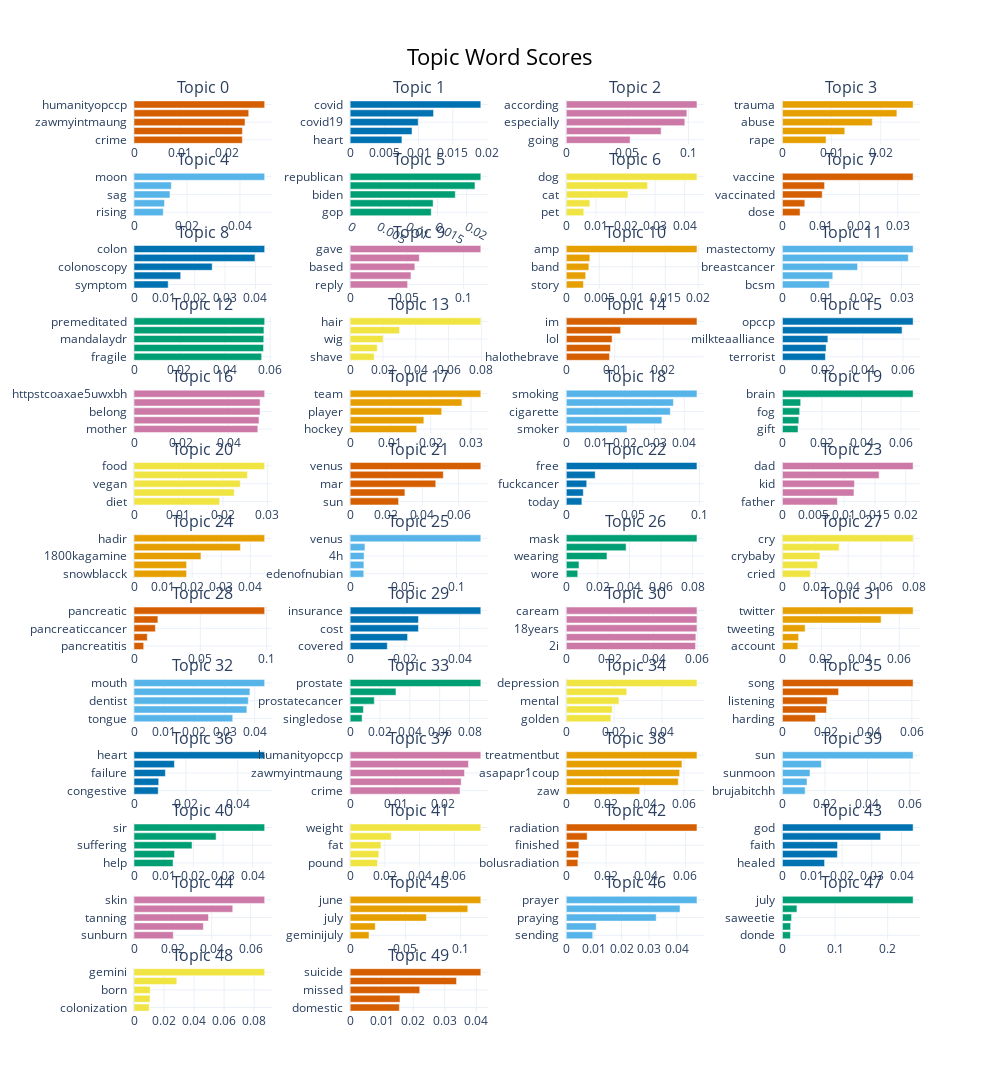

Notebook code cell kept with this figure:
### Code cell
word_vectors = KeyedVectors.load_word2vec_format('/labs/sarkerlab/srajwal/BC project/GoogleNews-vectors-negative300.bin', binary=True)
# Filter Tweets with negative sentiments
df_hugging = df[df['huggingface_sentiment'] == 'NEGATIVE']
df_hugging = df_hugging.reset_index(drop=True)
print(f"df shape with NEGATIVE sentiment value: {df_hugging.shape}")

# Filter posts that contain treatment side-effect / negative keywords
treatment_bc_negative_keywords = ["treatment","medication","medicine","med","tablets","side effect","reaction","drug","tamoxifen","chemo","mental","emotion",
                     "lump","pain","sleep","docetaxel","oncologist","doc" "stop"]  # Keywords based on literature review of Pub_med papers (reference in main article)
print("Starting similary function now")
# Function to find similar words in a text
# def find_similar_words(text, word_vectors, uncertainty_words, threshold=0.5):
def find_similar_words(index, text, word_vectors, uncertainty_words, threshold=0.5):
    similar_words = []
    unc_words = []
    # print(f"Processing row index: {index}",flush=True)  # Print the current row index
    for word in text.lower().split():
        if word in word_vectors:
            word_embedding = word_vectors[word]
            for unc_word in uncertainty_words:
                if unc_word in word_vectors:
                    unc_embedding = word_vectors[unc_word]
                    similarity = cosine_similarity([word_embedding], [unc_embedding])[0][0]
                    if similarity > threshold:
                        similar_words.append(word)
                        similar_words.append(unc_word)
                        break
    return similar_words

df_hugging['similar_uncertainty_words'] = [find_similar_words(idx, row['text'], word_vectors, treatment_bc_negative_keywords) for idx, row in df_hugging.iterrows()]
df_hugging.to_csv('/labs/sarkerlab/srajwal/BC project/roberta_prediction_1_only_with_sentiment_treatment_similar_words_hugging.csv', index=False)
df_hugging = df_hugging[df_hugging['similar_uncertainty_words'].str.len() > 0].copy()
print(f"df_hugging.shape: {df_hugging.shape}",flush=True)
self_reported_texts = df_hugging['text'].to_list()  # Extracting tweets of self reported BC with negative sentiments
topic_model = BERTopic(verbose=True)
topics, probs = topic_model.fit_transform(self_reported_texts)
topic_model.visualize_barchart(top_n_topics=50) # Visualize Topic Modelling Figure

### Figure 1 — Plotly figure (JSON) as saved in the notebook; plotly's stock layout.template omitted (floating-point values rounded to 4 significant figures)
{"data": [{"marker": {"color": "#D55E00"}, "orientation": "h", "type": "bar", "x": [0.02334, 0.02336, 0.02392, 0.02472, 0.02816], "xaxis": "x", "y": ["crime  ", "terrorist  ", "zawmyintmaung  ", "milkteaalliance  ", "humanityopccp  "], "yaxis": "y"}, {"marker": {"color": "#0072B2"}, "orientation": "h", "type": "bar", "x": [0.007571, 0.009042, 0.009948, 0.01219, 0.0191], "xaxis": "x2", "y": ["heart  ", "flu  ", "covid19  ", "death  ", "covid  "], "yaxis": "y2"}, {"marker": {"color": "#CC79A7"}, "orientation": "h", "type": "bar", "x": [0.05222, 0.07756, 0.09697, 0.09864, 0.1069], "xaxis": "x3", "y": ["going  ", "everything  ", "especially  ", "plan  ", "according  "], "yaxis": "y3"}, {"marker": {"color": "#E69F00"}, "orientation": "h", "type": "bar", "x": [0.008866, 0.01267, 0.01827, 0.02327, 0.02657], "xaxis": "x4", "y": ["rape  ", "sexual  ", "abuse  ", "survivor  ", "trauma  "], "yaxis": "y4"}, {"marker": {"color": "#56B4E9"}, "orientation": "h", "type": "bar", "x": [0.01105, 0.01152, 0.01359, 0.0141, 0.04934], "xaxis": "x5", "y": ["rising  ", "aries  ", "sag  ", "sun  ", "moon  "], "yaxis": "y5"}, {"marker": {"color": "#009E73"}, "orientation": "h", "type": "bar", "x": [0.01392, 0.01425, 0.01806, 0.02144, 0.02244], "xaxis": "x6", "y": ["gop  ", "democrat  ", "biden  ", "trump  ", "republican  "], "yaxis": "y6"}, {"marker": {"color": "#F0E442"}, "orientation": "h", "type": "bar", "x": [0.005898, 0.007959, 0.02082, 0.02746, 0.04415], "xaxis": "x7", "y": ["pet  ", "pup  ", "cat  ", "vet  ", "dog  "], "yaxis": "y7"}, {"marker": {"color": "#D55E00"}, "orientation": "h", "type": "bar", "x": [0.004584, 0.005818, 0.01034, 0.01096, 0.03399], "xaxis": "x8", "y": ["dose  ", "shot  ", "vaccinated  ", "vaccination  ", "vaccine  "], "yaxis": "y8"}, {"marker": {"color": "#0072B2"}, "orientation": "h", "type": "bar", "x": [0.01127, 0.01539, 0.02576, 0.03985, 0.04305], "xaxis": "x9", "y": ["symptom  ", "colorectal  ", "colonoscopy  ", "bowel  ", "colon  "], "yaxis": "y9"}, {"marker": {"color": "#CC79A7"}, "orientation": "h", "type": "bar", "x": [0.05067, 0.0536, 0.05702, 0.06094, 0.1152], "xaxis": "x10", "y": ["reply  ", "singleim  ", "based  ", "profile  ", "gave  "], "yaxis": "y10"}, {"marker": {"color": "#E69F00"}, "orientation": "h", "type": "bar", "x": [0.002598, 0.002943, 0.003419, 0.003565, 0.01981], "xaxis": "x11", "y": ["story  ", "dream  ", "band  ", "dmx  ", "amp  "], "yaxis": "y11"}, {"marker": {"color": "#56B4E9"}, "orientation": "h", "type": "bar", "x": [0.01182, 0.01268, 0.01892, 0.0317, 0.03291], "xaxis": "x12", "y": ["bcsm  ", "boob  ", "breastcancer  ", "breast  ", "mastectomy  "], "yaxis": "y12"}, {"marker": {"color": "#009E73"}, "orientation": "h", "type": "bar", "x": [0.05623, 0.05707, 0.05716, 0.05724, 0.05757], "xaxis": "x13", "y": ["fragile  ", "sued  ", "mandalaydr  ", "soonwhatshappeninginmyanmar  ", "premeditated  "], "yaxis": "y13"}, {"marker": {"color": "#F0E442"}, "orientation": "h", "type": "bar", "x": [0.01464, 0.01651, 0.02012, 0.03011, 0.07962], "xaxis": "x14", "y": ["shave  ", "shaved  ", "wig  ", "bald  ", "hair  "], "yaxis": "y14"}, {"marker": {"color": "#D55E00"}, "orientation": "h", "type": "bar", "x": [0.008915, 0.009132, 0.009446, 0.01121, 0.02695], "xaxis": "x15", "y": ["halothebrave  ", "hello  ", "lol  ", "hey  ", "im  "], "yaxis": "y15"}, {"marker": {"color": "#0072B2"}, "orientation": "h", "type": "bar", "x": [0.02141, 0.02175, 0.02263, 0.05957, 0.06508], "xaxis": "x16", "y": ["terrorist  ", "zawmyintmaung  ", "milkteaalliance  ", "humanity  ", "opccp  "], "yaxis": "y16"}, {"marker": {"color": "#CC79A7"}, "orientation": "h", "type": "bar", "x": [0.0524, 0.05289, 0.05334, 0.05334, 0.0553], "xaxis": "x17", "y": ["mother  ", "buried  ", "belong  ", "unemployed  ", "httpstcoaxae5uwxbh  "], "yaxis": "y17"}, {"marker": {"color": "#E69F00"}, "orientation": "h", "type": "bar", "x": [0.01651, 0.01828, 0.02271, 0.02773, 0.03242], "xaxis": "x18", "y": ["hockey  ", "room  ", "player  ", "locker  ", "team  "], "yaxis": "y18"}, {"marker": {"color": "#56B4E9"}, "orientation": "h", "type": "bar", "x": [0.02059, 0.03241, 0.03527, 0.03633, 0.04431], "xaxis": "x19", "y": ["smoker  ", "quit  ", "cigarette  ", "smoke  ", "smoking  "], "yaxis": "y19"}, {"marker": {"color": "#009E73"}, "orientation": "h", "type": "bar", "x": [0.007881, 0.008297, 0.008728, 0.009226, 0.06611], "xaxis": "x20", "y": ["gift  ", "tumor  ", "fog  ", "memory  ", "brain  "], "yaxis": "y20"}, {"marker": {"color": "#F0E442"}, "orientation": "h", "type": "bar", "x": [0.01928, 0.02256, 0.02392, 0.02552, 0.0294], "xaxis": "x21", "y": ["diet  ", "eat  ", "vegan  ", "meat  ", "food  "], "yaxis": "y21"}, {"marker": {"color": "#D55E00"}, "orientation": "h", "type": "bar", "x": [0.02681, 0.03031, 0.0474, 0.05158, 0.07234], "xaxis": "x22", "y": ["sun  ", "gemini  ", "mar  ", "mercury  ", "venus  "], "yaxis": "y22"}, {"marker": {"color": "#0072B2"}, "orientation": "h", "type": "bar", "x": [0.0117, 0.01276, 0.01535, 0.02171, 0.09815], "xaxis": "x23", "y": ["today  ", "year  ", "fuckcancer  ", "officially  ", "free  "], "yaxis": "y23"}, {"marker": {"color": "#CC79A7"}, "orientation": "h", "type": "bar", "x": [0.008912, 0.0116, 0.01168, 0.01567, 0.02119], "xaxis": "x24", "y": ["father  ", "child  ", "kid  ", "kfile  ", "dad  "], "yaxis": "y24"}, {"marker": {"color": "#E69F00"}, "orientation": "h", "type": "bar", "x": [0.01808, 0.01808, 0.02302, 0.03661, 0.04494], "xaxis": "x25", "y": ["snowblacck  ", "detailspellman  ", "1800kagamine  ", "91perfectst  ", "hadir  "], "yaxis": "y25"}, {"marker": {"color": "#56B4E9"}, "orientation": "h", "type": "bar", "x": [0.01283, 0.01292, 0.0131, 0.01392, 0.1229], "xaxis": "x26", "y": ["edenofnubian  ", "supermoongirl9  ", "4h  ", "8h  ", "venus  "], "yaxis": "y26"}, {"marker": {"color": "#009E73"}, "orientation": "h", "type": "bar", "x": [0.007257, 0.00803, 0.02575, 0.03785, 0.08272], "xaxis": "x27", "y": ["wore  ", "vaccinated  ", "wearing  ", "wear  ", "mask  "], "yaxis": "y27"}, {"marker": {"color": "#F0E442"}, "orientation": "h", "type": "bar", "x": [0.01706, 0.02141, 0.02284, 0.03454, 0.07954], "xaxis": "x28", "y": ["cried  ", "emotion  ", "crybaby  ", "emotional  ", "cry  "], "yaxis": "y28"}, {"marker": {"color": "#D55E00"}, "orientation": "h", "type": "bar", "x": [0.007294, 0.01002, 0.01614, 0.01802, 0.09852], "xaxis": "x29", "y": ["pancreatitis  ", "whipple  ", "pancreaticcancer  ", "pancreas  ", "pancreatic  "], "yaxis": "y29"}, {"marker": {"color": "#0072B2"}, "orientation": "h", "type": "bar", "x": [0.01356, 0.02097, 0.02496, 0.02496, 0.04772], "xaxis": "x30", "y": ["covered  ", "pay  ", "cost  ", "bill  ", "insurance  "], "yaxis": "y30"}, {"marker": {"color": "#CC79A7"}, "orientation": "h", "type": "bar", "x": [0.05927, 0.05942, 0.05993, 0.05993, 0.05993], "xaxis": "x31", "y": ["2i  ", "onmy  ", "18years  ", "cancerstage  ", "caream  "], "yaxis": "y31"}, {"marker": {"color": "#E69F00"}, "orientation": "h", "type": "bar", "x": [0.007917, 0.008308, 0.01165, 0.05068, 0.06713], "xaxis": "x32", "y": ["account  ", "deleting  ", "tweeting  ", "tweet  ", "twitter  "], "yaxis": "y32"}, {"marker": {"color": "#56B4E9"}, "orientation": "h", "type": "bar", "x": [0.03272, 0.03741, 0.03787, 0.03841, 0.0433], "xaxis": "x33", "y": ["tongue  ", "oral  ", "dentist  ", "teeth  ", "mouth  "], "yaxis": "y33"}, {"marker": {"color": "#009E73"}, "orientation": "h", "type": "bar", "x": [0.00801, 0.008878, 0.01617, 0.03071, 0.08758], "xaxis": "x34", "y": ["singledose  ", "amyjenson95  ", "prostatecancer  ", "psa  ", "prostate  "], "yaxis": "y34"}, {"marker": {"color": "#F0E442"}, "orientation": "h", "type": "bar", "x": [0.01866, 0.01923, 0.02202, 0.02525, 0.05462], "xaxis": "x35", "y": ["golden  ", "penis  ", "mental  ", "adhd  ", "depression  "], "yaxis": "y35"}, {"marker": {"color": "#D55E00"}, "orientation": "h", "type": "bar", "x": [0.01533, 0.02041, 0.02081, 0.02604, 0.0606], "xaxis": "x36", "y": ["harding  ", "music  ", "listening  ", "album  ", "song  "], "yaxis": "y36"}, {"marker": {"color": "#0072B2"}, "orientation": "h", "type": "bar", "x": [0.00934, 0.009528, 0.0121, 0.01557, 0.05036], "xaxis": "x37", "y": ["congestive  ", "httpstcoaxzihcdwn6  ", "failure  ", "attack  ", "heart  "], "yaxis": "y37"}, {"marker": {"color": "#CC79A7"}, "orientation": "h", "type": "bar", "x": [0.02373, 0.02397, 0.02469, 0.02554, 0.02821], "xaxis": "x38", "y": ["crime  ", "terrorist  ", "zawmyintmaung  ", "milkteaalliance  ", "humanityopccp  "], "yaxis": "y38"}, {"marker": {"color": "#E69F00"}, "orientation": "h", "type": "bar", "x": [0.03745, 0.05708, 0.05779, 0.05895, 0.06662], "xaxis": "x39", "y": ["zaw  ", "anticancer  ", "asapapr1coup  ", "maunghe  ", "treatmentbut  "], "yaxis": "y39"}, {"marker": {"color": "#56B4E9"}, "orientation": "h", "type": "bar", "x": [0.01068, 0.01155, 0.01297, 0.0183, 0.0615], "xaxis": "x40", "y": ["brujabitchh  ", "rising  ", "sunmoon  ", "sag  ", "sun  "], "yaxis": "y40"}, {"marker": {"color": "#009E73"}, "orientation": "h", "type": "bar", "x": [0.01315, 0.01365, 0.01956, 0.02767, 0.04405], "xaxis": "x41", "y": ["help  ", "dear  ", "suffering  ", "sonusood  ", "sir  "], "yaxis": "y41"}, {"marker": {"color": "#F0E442"}, "orientation": "h", "type": "bar", "x": [0.01576, 0.01653, 0.01775, 0.02371, 0.07529], "xaxis": "x42", "y": ["pound  ", "gained  ", "fat  ", "gain  ", "weight  "], "yaxis": "y42"}, {"marker": {"color": "#D55E00"}, "orientation": "h", "type": "bar", "x": [0.005824, 0.00619, 0.006365, 0.0105, 0.06578], "xaxis": "x43", "y": ["bolusradiation  ", "spin  ", "finished  ", "chemo  ", "radiation  "], "yaxis": "y43"}, {"marker": {"color": "#0072B2"}, "orientation": "h", "type": "bar", "x": [0.01415, 0.01845, 0.01851, 0.03298, 0.04389], "xaxis": "x44", "y": ["healed  ", "christian  ", "faith  ", "jesus  ", "god  "], "yaxis": "y44"}, {"marker": {"color": "#CC79A7"}, "orientation": "h", "type": "bar", "x": [0.0202, 0.0357, 0.03832, 0.05081, 0.06724], "xaxis": "x45", "y": ["sunburn  ", "tan  ", "tanning  ", "sunscreen  ", "skin  "], "yaxis": "y45"}, {"marker": {"color": "#E69F00"}, "orientation": "h", "type": "bar", "x": [0.01709, 0.02273, 0.06905, 0.1065, 0.1183], "xaxis": "x46", "y": ["geminijuly  ", "haechan  ", "july  ", "gemini  ", "june  "], "yaxis": "y46"}, {"marker": {"color": "#56B4E9"}, "orientation": "h", "type": "bar", "x": [0.009566, 0.01086, 0.03257, 0.0412, 0.04735], "xaxis": "x47", "y": ["sending  ", "god  ", "praying  ", "pray  ", "prayer  "], "yaxis": "y47"}, {"marker": {"color": "#009E73"}, "orientation": "h", "type": "bar", "x": [0.01517, 0.01557, 0.01734, 0.02754, 0.2483], "xaxis": "x48", "y": ["donde  ", "patience  ", "saweetie  ", "phoenixmando  ", "july  "], "yaxis": "y48"}, {"marker": {"color": "#F0E442"}, "orientation": "h", "type": "bar", "x": [0.01009, 0.01066, 0.01081, 0.02851, 0.08702], "xaxis": "x49", "y": ["colonization  ", "age  ", "born  ", "cusp  ", "gemini  "], "yaxis": "y49"}, {"marker": {"color": "#D55E00"}, "orientation": "h", "type": "bar", "x": [0.01561, 0.01581, 0.02208, 0.03374, 0.04144], "xaxis": "x50", "y": ["domestic  ", "mental  ", "missed  ", "lockdown  ", "suicide  "], "yaxis": "y50"}], "layout": {"annotations": [{"font": {"size": 16}, "showarrow": false, "text": "Topic 0", "x": 0.0875, "xanchor": "center", "xref": "paper", "y": 1.0, "yanchor": "bottom", "yref": "paper"}, {"font": {"size": 16}, "showarrow": false, "text": "Topic 1", "x": 0.3625, "xanchor": "center", "xref": "paper", "y": 1.0, "yanchor": "bottom", "yref": "paper"}, {"font": {"size": 16}, "showarrow": false, "text": "Topic 2", "x": 0.6375, "xanchor": "center", "xref": "paper", "y": 1.0, "yanchor": "bottom", "yref": "paper"}, {"font": {"size": 16}, "showarrow": false, "text": "Topic 3", "x": 0.9125, "xanchor": "center", "xref": "paper", "y": 1.0, "yanchor": "bottom", "yref": "paper"}, {"font": {"size": 16}, "showarrow": false, "text": "Topic 4", "x": 0.0875, "xanchor": "center", "xref": "paper", "y": 0.9207, "yanchor": "bottom", "yref": "paper"}, {"font": {"size": 16}, "showarrow": false, "text": "Topic 5", "x": 0.3625, "xanchor": "center", "xref": "paper", "y": 0.9207, "yanchor": "bottom", "yref": "paper"}, {"font": {"size": 16}, "showarrow": false, "text": "Topic 6", "x": 0.6375, "xanchor": "center", "xref": "paper", "y": 0.9207, "yanchor": "bottom", "yref": "paper"}, {"font": {"size": 16}, "showarrow": false, "text": "Topic 7", "x": 0.9125, "xanchor": "center", "xref": "paper", "y": 0.9207, "yanchor": "bottom", "yref": "paper"}, {"font": {"size": 16}, "showarrow": false, "text": "Topic 8", "x": 0.0875, "xanchor": "center", "xref": "paper", "y": 0.8414, "yanchor": "bottom", "yref": "paper"}, {"font": {"size": 16}, "showarrow": false, "text": "Topic 9", "x": 0.3625, "xanchor": "center", "xref": "paper", "y": 0.8414, "yanchor": "bottom", "yref": "paper"}, {"font": {"size": 16}, "showarrow": false, "text": "Topic 10", "x": 0.6375, "xanchor": "center", "xref": "paper", "y": 0.8414, "yanchor": "bottom", "yref": "paper"}, {"font": {"size": 16}, "showarrow": false, "text": "Topic 11", "x": 0.9125, "xanchor": "center", "xref": "paper", "y": 0.8414, "yanchor": "bottom", "yref": "paper"}, {"font": {"size": 16}, "showarrow": false, "text": "Topic 12", "x": 0.0875, "xanchor": "center", "xref": "paper", "y": 0.7621, "yanchor": "bottom", "yref": "paper"}, {"font": {"size": 16}, "showarrow": false, "text": "Topic 13", "x": 0.3625, "xanchor": "center", "xref": "paper", "y": 0.7621, "yanchor": "bottom", "yref": "paper"}, {"font": {"size": 16}, "showarrow": false, "text": "Topic 14", "x": 0.6375, "xanchor": "center", "xref": "paper", "y": 0.7621, "yanchor": "bottom", "yref": "paper"}, {"font": {"size": 16}, "showarrow": false, "text": "Topic 15", "x": 0.9125, "xanchor": "center", "xref": "paper", "y": 0.7621, "yanchor": "bottom", "yref": "paper"}, {"font": {"size": 16}, "showarrow": false, "text": "Topic 16", "x": 0.0875, "xanchor": "center", "xref": "paper", "y": 0.6828, "yanchor": "bottom", "yref": "paper"}, {"font": {"size": 16}, "showarrow": false, "text": "Topic 17", "x": 0.3625, "xanchor": "center", "xref": "paper", "y": 0.6828, "yanchor": "bottom", "yref": "paper"}, {"font": {"size": 16}, "showarrow": false, "text": "Topic 18", "x": 0.6375, "xanchor": "center", "xref": "paper", "y": 0.6828, "yanchor": "bottom", "yref": "paper"}, {"font": {"size": 16}, "showarrow": false, "text": "Topic 19", "x": 0.9125, "xanchor": "center", "xref": "paper", "y": 0.6828, "yanchor": "bottom", "yref": "paper"}, {"font": {"size": 16}, "showarrow": false, "text": "Topic 20", "x": 0.0875, "xanchor": "center", "xref": "paper", "y": 0.6036, "yanchor": "bottom", "yref": "paper"}, {"font": {"size": 16}, "showarrow": false, "text": "Topic 21", "x": 0.3625, "xanchor": "center", "xref": "paper", "y": 0.6036, "yanchor": "bottom", "yref": "paper"}, {"font": {"size": 16}, "showarrow": false, "text": "Topic 22", "x": 0.6375, "xanchor": "center", "xref": "paper", "y": 0.6036, "yanchor": "bottom", "yref": "paper"}, {"font": {"size": 16}, "showarrow": false, "text": "Topic 23", "x": 0.9125, "xanchor": "center", "xref": "paper", "y": 0.6036, "yanchor": "bottom", "yref": "paper"}, {"font": {"size": 16}, "showarrow": false, "text": "Topic 24", "x": 0.0875, "xanchor": "center", "xref": "paper", "y": 0.5243, "yanchor": "bottom", "yref": "paper"}, {"font": {"size": 16}, "showarrow": false, "text": "Topic 25", "x": 0.3625, "xanchor": "center", "xref": "paper", "y": 0.5243, "yanchor": "bottom", "yref": "paper"}, {"font": {"size": 16}, "showarrow": false, "text": "Topic 26", "x": 0.6375, "xanchor": "center", "xref": "paper", "y": 0.5243, "yanchor": "bottom", "yref": "paper"}, {"font": {"size": 16}, "showarrow": false, "text": "Topic 27", "x": 0.9125, "xanchor": "center", "xref": "paper", "y": 0.5243, "yanchor": "bottom", "yref": "paper"}, {"font": {"size": 16}, "showarrow": false, "text": "Topic 28", "x": 0.0875, "xanchor": "center", "xref": "paper", "y": 0.445, "yanchor": "bottom", "yref": "paper"}, {"font": {"size": 16}, "showarrow": false, "text": "Topic 29", "x": 0.3625, "xanchor": "center", "xref": "paper", "y": 0.445, "yanchor": "bottom", "yref": "paper"}, {"font": {"size": 16}, "showarrow": false, "text": "Topic 30", "x": 0.6375, "xanchor": "center", "xref": "paper", "y": 0.445, "yanchor": "bottom", "yref": "paper"}, {"font": {"size": 16}, "showarrow": false, "text": "Topic 31", "x": 0.9125, "xanchor": "center", "xref": "paper", "y": 0.445, "yanchor": "bottom", "yref": "paper"}, {"font": {"size": 16}, "showarrow": false, "text": "Topic 32", "x": 0.0875, "xanchor": "center", "xref": "paper", "y": 0.3657, "yanchor": "bottom", "yref": "paper"}, {"font": {"size": 16}, "showarrow": false, "text": "Topic 33", "x": 0.3625, "xanchor": "center", "xref": "paper", "y": 0.3657, "yanchor": "bottom", "yref": "paper"}, {"font": {"size": 16}, "showarrow": false, "text": "Topic 34", "x": 0.6375, "xanchor": "center", "xref": "paper", "y": 0.3657, "yanchor": "bottom", "yref": "paper"}, {"font": {"size": 16}, "showarrow": false, "text": "Topic 35", "x": 0.9125, "xanchor": "center", "xref": "paper", "y": 0.3657, "yanchor": "bottom", "yref": "paper"}, {"font": {"size": 16}, "showarrow": false, "text": "Topic 36", "x": 0.0875, "xanchor": "center", "xref": "paper", "y": 0.2864, "yanchor": "bottom", "yref": "paper"}, {"font": {"size": 16}, "showarrow": false, "text": "Topic 37", "x": 0.3625, "xanchor": "center", "xref": "paper", "y": 0.2864, "yanchor": "bottom", "yref": "paper"}, {"font": {"size": 16}, "showarrow": false, "text": "Topic 38", "x": 0.6375, "xanchor": "center", "xref": "paper", "y": 0.2864, "yanchor": "bottom", "yref": "paper"}, {"font": {"size": 16}, "showarrow": false, "text": "Topic 39", "x": 0.9125, "xanchor": "center", "xref": "paper", "y": 0.2864, "yanchor": "bottom", "yref": "paper"}, {"font": {"size": 16}, "showarrow": false, "text": "Topic 40", "x": 0.0875, "xanchor": "center", "xref": "paper", "y": 0.2071, "yanchor": "bottom", "yref": "paper"}, {"font": {"size": 16}, "showarrow": false, "text": "Topic 41", "x": 0.3625, "xanchor": "center", "xref": "paper", "y": 0.2071, "yanchor": "bottom", "yref": "paper"}, {"font": {"size": 16}, "showarrow": false, "text": "Topic 42", "x": 0.6375, "xanchor": "center", "xref": "paper", "y": 0.2071, "yanchor": "bottom", "yref": "paper"}, {"font": {"size": 16}, "showarrow": false, "text": "Topic 43", "x": 0.9125, "xanchor": "center", "xref": "paper", "y": 0.2071, "yanchor": "bottom", "yref": "paper"}, {"font": {"size": 16}, "showarrow": false, "text": "Topic 44", "x": 0.0875, "xanchor": "center", "xref": "paper", "y": 0.1278, "yanchor": "bottom", "yref": "paper"}, {"font": {"size": 16}, "showarrow": false, "text": "Topic 45", "x": 0.3625, "xanchor": "center", "xref": "paper", "y": 0.1278, "yanchor": "bottom", "yref": "paper"}, {"font": {"size": 16}, "showarrow": false, "text": "Topic 46", "x": 0.6375, "xanchor": "center", "xref": "paper", "y": 0.1278, "yanchor": "bottom", "yref": "paper"}, {"font": {"size": 16}, "showarrow": false, "text": "Topic 47", "x": 0.9125, "xanchor": "center", "xref": "paper", "y": 0.1278, "yanchor": "bottom", "yref": "paper"}, {"font": {"size": 16}, "showarrow": false, "text": "Topic 48", "x": 0.0875, "xanchor": "center", "xref": "paper", "y": 0.04852, "yanchor": "bottom", "yref": "paper"}, {"font": {"size": 16}, "showarrow": false, "text": "Topic 49", "x": 0.3625, "xanchor": "center", "xref": "paper", "y": 0.04852, "yanchor": "bottom", "yref": "paper"}], "height": 3250, "hoverlabel": {"bgcolor": "white", "font": {"family": "Rockwell", "size": 16}}, "showlegend": false, "title": {"font": {"color": "Black", "size": 22}, "text": "Topic Word Scores", "x": 0.5, "xanchor": "center", "yanchor": "top"}, "width": 1000, "xaxis": {"anchor": "y", "autorange": true, "domain": [0, 0.175], "range": [0, 0.02964], "showgrid": true, "type": "linear"}, "xaxis10": {"anchor": "y10", "autorange": true, "domain": [0.275, 0.45], "range": [0, 0.1212], "showgrid": true, "type": "linear"}, "xaxis11": {"anchor": "y11", "autorange": true, "domain": [0.55, 0.725], "range": [0, 0.02085], "showgrid": true, "type": "linear"}, "xaxis12": {"anchor": "y12", "autorange": true, "domain": [0.825, 1], "range": [0, 0.03465], "showgrid": true, "type": "linear"}, "xaxis13": {"anchor": "y13", "autorange": true, "domain": [0, 0.175], "range": [0, 0.0606], "showgrid": true, "type": "linear"}, "xaxis14": {"anchor": "y14", "autorange": true, "domain": [0.275, 0.45], "range": [0, 0.08381], "showgrid": true, "type": "linear"}, "xaxis15": {"anchor": "y15", "autorange": true, "domain": [0.55, 0.725], "range": [0, 0.02837], "showgrid": true, "type": "linear"}, "xaxis16": {"anchor": "y16", "autorange": true, "domain": [0.825, 1], "range": [0, 0.06851], "showgrid": true, "type": "linear"}, "xaxis17": {"anchor": "y17", "autorange": true, "domain": [0, 0.175], "range": [0, 0.05821], "showgrid": true, "type": "linear"}, "xaxis18": {"anchor": "y18", "autorange": true, "domain": [0.275, 0.45], "range": [0, 0.03413], "showgrid": true, "type": "linear"}, "xaxis19": {"anchor": "y19", "autorange": true, "domain": [0.55, 0.725], "range": [0, 0.04665], "showgrid": true, "type": "linear"}, "xaxis2": {"anchor": "y2", "autorange": true, "domain": [0.275, 0.45], "range": [0, 0.02011], "showgrid": true, "type": "linear"}, "xaxis20": {"anchor": "y20", "autorange": true, "domain": [0.825, 1], "range": [0, 0.06959], "showgrid": true, "type": "linear"}, "xaxis21": {"anchor": "y21", "autorange": true, "domain": [0, 0.175], "range": [0, 0.03095], "showgrid": true, "type": "linear"}, "xaxis22": {"anchor": "y22", "autorange": true, "domain": [0.275, 0.45], "range": [0, 0.07615], "showgrid": true, "type": "linear"}, "xaxis23": {"anchor": "y23", "autorange": true, "domain": [0.55, 0.725], "range": [0, 0.1033], "showgrid": true, "type": "linear"}, "xaxis24": {"anchor": "y24", "autorange": true, "domain": [0.825, 1], "range": [0, 0.02231], "showgrid": true, "type": "linear"}, "xaxis25": {"anchor": "y25", "autorange": true, "domain": [0, 0.175], "range": [0, 0.0473], "showgrid": true, "type": "linear"}, "xaxis26": {"anchor": "y26", "autorange": true, "domain": [0.275, 0.45], "range": [0, 0.1294], "showgrid": true, "type": "linear"}, "xaxis27": {"anchor": "y27", "autorange": true, "domain": [0.55, 0.725], "range": [0, 0.08707], "showgrid": true, "type": "linear"}, "xaxis28": {"anchor": "y28", "autorange": true, "domain": [0.825, 1], "range": [0, 0.08373], "showgrid": true, "type": "linear"}, "xaxis29": {"anchor": "y29", "autorange": true, "domain": [0, 0.175], "range": [0, 0.1037], "showgrid": true, "type": "linear"}, "xaxis3": {"anchor": "y3", "autorange": true, "domain": [0.55, 0.725], "range": [0, 0.1125], "showgrid": true, "type": "linear"}, "xaxis30": {"anchor": "y30", "autorange": true, "domain": [0.275, 0.45], "range": [0, 0.05024], "showgrid": true, "type": "linear"}, "xaxis31": {"anchor": "y31", "autorange": true, "domain": [0.55, 0.725], "range": [0, 0.06308], "showgrid": true, "type": "linear"}, "xaxis32": {"anchor": "y32", "autorange": true, "domain": [0.825, 1], "range": [0, 0.07066], "showgrid": true, "type": "linear"}, "xaxis33": {"anchor": "y33", "autorange": true, "domain": [0, 0.175], "range": [0, 0.04558], "showgrid": true, "type": "linear"}, "xaxis34": {"anchor": "y34", "autorange": true, "domain": [0.275, 0.45], "range": [0, 0.09219], "showgrid": true, "type": "linear"}, "xaxis35": {"anchor": "y35", "autorange": true, "domain": [0.55, 0.725], "range": [0, 0.0575], "showgrid": true, "type": "linear"}, "xaxis36": {"anchor": "y36", "autorange": true, "domain": [0.825, 1], "range": [0, 0.06379], "showgrid": true, "type": "linear"}, "xaxis37": {"anchor": "y37", "autorange": true, "domain": [0, 0.175], "range": [0, 0.05301], "showgrid": true, "type": "linear"}, "xaxis38": {"anchor": "y38", "autorange": true, "domain": [0.275, 0.45], "range": [0, 0.02969], "showgrid": true, "type": "linear"}, "xaxis39": {"anchor": "y39", "autorange": true, "domain": [0.55, 0.725], "range": [0, 0.07012], "showgrid": true, "type": "linear"}, "xaxis4": {"anchor": "y4", "autorange": true, "domain": [0.825, 1], "range": [0, 0.02797], "showgrid": true, "type": "linear"}, "xaxis40": {"anchor": "y40", "autorange": true, "domain": [0.825, 1], "range": [0, 0.06474], "showgrid": true, "type": "linear"}, "xaxis41": {"anchor": "y41", "autorange": true, "domain": [0, 0.175], "range": [0, 0.04637], "showgrid": true, "type": "linear"}, "xaxis42": {"anchor": "y42", "autorange": true, "domain": [0.275, 0.45], "range": [0, 0.07926], "showgrid": true, "type": "linear"}, "xaxis43": {"anchor": "y43", "autorange": true, "domain": [0.55, 0.725], "range": [0, 0.06924], "showgrid": true, "type": "linear"}, "xaxis44": {"anchor": "y44", "autorange": true, "domain": [0.825, 1], "range": [0, 0.0462], "showgrid": true, "type": "linear"}, "xaxis45": {"anchor": "y45", "autorange": true, "domain": [0, 0.175], "range": [0, 0.07078], "showgrid": true, "type": "linear"}, "xaxis46": {"anchor": "y46", "autorange": true, "domain": [0.275, 0.45], "range": [0, 0.1245], "showgrid": true, "type": "linear"}, "xaxis47": {"anchor": "y47", "autorange": true, "domain": [0.55, 0.725], "range": [0, 0.04984], "showgrid": true, "type": "linear"}, "xaxis48": {"anchor": "y48", "autorange": true, "domain": [0.825, 1], "range": [0, 0.2614], "showgrid": true, "type": "linear"}, "xaxis49": {"anchor": "y49", "autorange": true, "domain": [0, 0.175], "range": [0, 0.0916], "showgrid": true, "type": "linear"}, "xaxis5": {"anchor": "y5", "autorange": true, "domain": [0, 0.175], "range": [0, 0.05194], "showgrid": true, "type": "linear"}, "xaxis50": {"anchor": "y50", "autorange": true, "domain": [0.275, 0.45], "range": [0, 0.04362], "showgrid": true, "type": "linear"}, "xaxis51": {"anchor": "y51", "domain": [0.55, 0.725], "showgrid": true}, "xaxis52": {"anchor": "y52", "domain": [0.825, 1], "showgrid": true}, "xaxis6": {"anchor": "y6", "autorange": true, "domain": [0.275, 0.45], "range": [0, 0.02362], "showgrid": true, "type": "linear"}, "xaxis7": {"anchor": "y7", "autorange": true, "domain": [0.55, 0.725], "range": [0, 0.04647], "showgrid": true, "type": "linear"}, "xaxis8": {"anchor": "y8", "autorange": true, "domain": [0.825, 1], "range": [0, 0.03578], "showgrid": true, "type": "linear"}, "xaxis9": {"anchor": "y9", "autorange": true, "domain": [0, 0.175], "range": [0, 0.04532], "showgrid": true, "type": "linear"}, "yaxis": {"anchor": "x", "autorange": true, "domain": [0.9515, 1.0], "range": [-0.5, 4.5], "showgrid": true, "type": "category"}, "yaxis10": {"anchor": "x10", "autorange": true, "domain": [0.7929, 0.8414], "range": [-0.5, 4.5], "showgrid": true, "type": "category"}, "yaxis11": {"anchor": "x11", "autorange": true, "domain": [0.7929, 0.8414], "range": [-0.5, 4.5], "showgrid": true, "type": "category"}, "yaxis12": {"anchor": "x12", "autorange": true, "domain": [0.7929, 0.8414], "range": [-0.5, 4.5], "showgrid": true, "type": "category"}, "yaxis13": {"anchor": "x13", "autorange": true, "domain": [0.7136, 0.7621], "range": [-0.5, 4.5], "showgrid": true, "type": "category"}, "yaxis14": {"anchor": "x14", "autorange": true, "domain": [0.7136, 0.7621], "range": [-0.5, 4.5], "showgrid": true, "type": "category"}, "yaxis15": {"anchor": "x15", "autorange": true, "domain": [0.7136, 0.7621], "range": [-0.5, 4.5], "showgrid": true, "type": "category"}, "yaxis16": {"anchor": "x16", "autorange": true, "domain": [0.7136, 0.7621], "range": [-0.5, 4.5], "showgrid": true, "type": "category"}, "yaxis17": {"anchor": "x17", "autorange": true, "domain": [0.6343, 0.6828], "range": [-0.5, 4.5], "showgrid": true, "type": "category"}, "yaxis18": {"anchor": "x18", "autorange": true, "domain": [0.6343, 0.6828], "range": [-0.5, 4.5], "showgrid": true, "type": "category"}, "yaxis19": {"anchor": "x19", "autorange": true, "domain": [0.6343, 0.6828], "range": [-0.5, 4.5], "showgrid": true, "type": "category"}, "yaxis2": {"anchor": "x2", "autorange": true, "domain": [0.9515, 1.0], "range": [-0.5, 4.5], "showgrid": true, "type": "category"}, "yaxis20": {"anchor": "x20", "autorange": true, "domain": [0.6343, 0.6828], "range": [-0.5, 4.5], "showgrid": true, "type": "category"}, "yaxis21": {"anchor": "x21", "autorange": true, "domain": [0.555, 0.6036], "range": [-0.5, 4.5], "showgrid": true, "type": "category"}, "yaxis22": {"anchor": "x22", "autorange": true, "domain": [0.555, 0.6036], "range": [-0.5, 4.5], "showgrid": true, "type": "category"}, "yaxis23": {"anchor": "x23", "autorange": true, "domain": [0.555, 0.6036], "range": [-0.5, 4.5], "showgrid": true, "type": "category"}, "yaxis24": {"anchor": "x24", "autorange": true, "domain": [0.555, 0.6036], "range": [-0.5, 4.5], "showgrid": true, "type": "category"}, "yaxis25": {"anchor": "x25", "autorange": true, "domain": [0.4757, 0.5243], "range": [-0.5, 4.5], "showgrid": true, "type": "category"}, "yaxis26": {"anchor": "x26", "autorange": true, "domain": [0.4757, 0.5243], "range": [-0.5, 4.5], "showgrid": true, "type": "category"}, "yaxis27": {"anchor": "x27", "autorange": true, "domain": [0.4757, 0.5243], "range": [-0.5, 4.5], "showgrid": true, "type": "category"}, "yaxis28": {"anchor": "x28", "autorange": true, "domain": [0.4757, 0.5243], "range": [-0.5, 4.5], "showgrid": true, "type": "category"}, "yaxis29": {"anchor": "x29", "autorange": true, "domain": [0.3964, 0.445], "range": [-0.5, 4.5], "showgrid": true, "type": "category"}, "yaxis3": {"anchor": "x3", "autorange": true, "domain": [0.9515, 1.0], "range": [-0.5, 4.5], "showgrid": true, "type": "category"}, "yaxis30": {"anchor": "x30", "autorange": true, "domain": [0.3964, 0.445], "range": [-0.5, 4.5], "showgrid": true, "type": "category"}, "yaxis31": {"anchor": "x31", "autorange": true, "domain": [0.3964, 0.445], "range": [-0.5, 4.5], "showgrid": true, "type": "category"}, "yaxis32": {"anchor": "x32", "autorange": true, "domain": [0.3964, 0.445], "range": [-0.5, 4.5], "showgrid": true, "type": "category"}, "yaxis33": {"anchor": "x33", "autorange": true, "domain": [0.3172, 0.3657], "range": [-0.5, 4.5], "showgrid": true, "type": "category"}, "yaxis34": {"anchor": "x34", "autorange": true, "domain": [0.3172, 0.3657], "range": [-0.5, 4.5], "showgrid": true, "type": "category"}, "yaxis35": {"anchor": "x35", "autorange": true, "domain": [0.3172, 0.3657], "range": [-0.5, 4.5], "showgrid": true, "type": "category"}, "yaxis36": {"anchor": "x36", "autorange": true, "domain": [0.3172, 0.3657], "range": [-0.5, 4.5], "showgrid": true, "type": "category"}, "yaxis37": {"anchor": "x37", "autorange": true, "domain": [0.2379, 0.2864], "range": [-0.5, 4.5], "showgrid": true, "type": "category"}, "yaxis38": {"anchor": "x38", "autorange": true, "domain": [0.2379, 0.2864], "range": [-0.5, 4.5], "showgrid": true, "type": "category"}, "yaxis39": {"anchor": "x39", "autorange": true, "domain": [0.2379, 0.2864], "range": [-0.5, 4.5], "showgrid": true, "type": "category"}, "yaxis4": {"anchor": "x4", "autorange": true, "domain": [0.9515, 1.0], "range": [-0.5, 4.5], "showgrid": true, "type": "category"}, "yaxis40": {"anchor": "x40", "autorange": true, "domain": [0.2379, 0.2864], "range": [-0.5, 4.5], "showgrid": true, "type": "category"}, "yaxis41": {"anchor": "x41", "autorange": true, "domain": [0.1586, 0.2071], "range": [-0.5, 4.5], "showgrid": true, "type": "category"}, "yaxis42": {"anchor": "x42", "autorange": true, "domain": [0.1586, 0.2071], "range": [-0.5, 4.5], "showgrid": true, "type": "category"}, "yaxis43": {"anchor": "x43", "autorange": true, "domain": [0.1586, 0.2071], "range": [-0.5, 4.5], "showgrid": true, "type": "category"}, "yaxis44": {"anchor": "x44", "autorange": true, "domain": [0.1586, 0.2071], "range": [-0.5, 4.5], "showgrid": true, "type": "category"}, "yaxis45": {"anchor": "x45", "autorange": true, "domain": [0.07929, 0.1278], "range": [-0.5, 4.5], "showgrid": true, "type": "category"}, "yaxis46": {"anchor": "x46", "autorange": true, "domain": [0.07929, 0.1278], "range": [-0.5, 4.5], "showgrid": true, "type": "category"}, "yaxis47": {"anchor": "x47", "autorange": true, "domain": [0.07929, 0.1278], "range": [-0.5, 4.5], "showgrid": true, "type": "category"}, "yaxis48": {"anchor": "x48", "autorange": true, "domain": [0.07929, 0.1278], "range": [-0.5, 4.5], "showgrid": true, "type": "category"}, "yaxis49": {"anchor": "x49", "autorange": true, "domain": [0, 0.04852], "range": [-0.5, 4.5], "showgrid": true, "type": "category"}, "yaxis5": {"anchor": "x5", "autorange": true, "domain": [0.8722, 0.9207], "range": [-0.5, 4.5], "showgrid": true, "type": "category"}, "yaxis50": {"anchor": "x50", "autorange": true, "domain": [0, 0.04852], "range": [-0.5, 4.5], "showgrid": true, "type": "category"}, "yaxis51": {"anchor": "x51", "domain": [0, 0.04852], "showgrid": true}, "yaxis52": {"anchor": "x52", "domain": [0, 0.04852], "showgrid": true}, "yaxis6": {"anchor": "x6", "autorange": true, "domain": [0.8722, 0.9207], "range": [-0.5, 4.5], "showgrid": true, "type": "category"}, "yaxis7": {"anchor": "x7", "autorange": true, "domain": [0.8722, 0.9207], "range": [-0.5, 4.5], "showgrid": true, "type": "category"}, "yaxis8": {"anchor": "x8", "autorange": true, "domain": [0.8722, 0.9207], "range": [-0.5, 4.5], "showgrid": true, "type": "category"}, "yaxis9": {"anchor": "x9", "autorange": true, "domain": [0.7929, 0.8414], "range": [-0.5, 4.5], "showgrid": true, "type": "category"}}}
